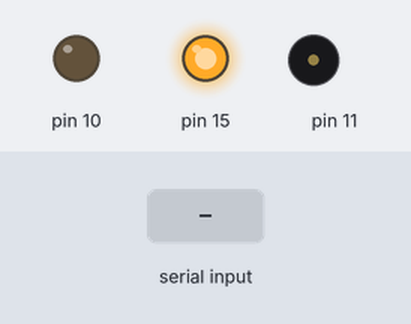
The sketch below on a simulated Arduino Uno, built for the host (arithmetic inside an expression is 32-bit, double 64-bit). Parts: output pins drawn as LEDs (lit = HIGH), buzzer (waves = sounding). The inputs (shaded band) are chosen by the test bench.

Above: at 1.2 s.
1.3 s: "1" received over Serial
At 1.45 s:
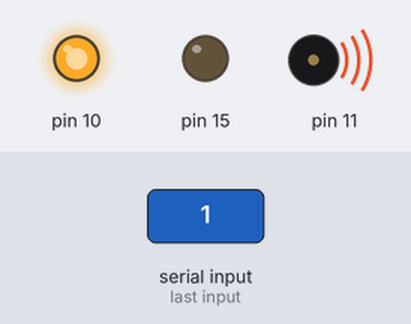
Timing chart, 0 to 4.3 s (numbered marks = the images above; inputs shaded):
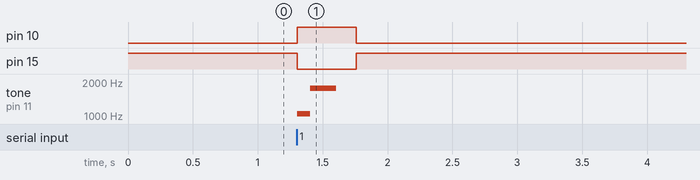

The sketch:

SGB.ino
```cpp
const int ledPin = PIN_PB2;  // LED connected to digital pin 4
const int buzzerPin = PIN_PB3;
const int relayPin = PIN_PC1;

int command;
unsigned int accum;

void setup() {
  Serial.swap(1);
  Serial.begin(1200);  // Initialize software serial communication
  pinMode(ledPin, OUTPUT);
  pinMode(buzzerPin, OUTPUT);
  pinMode(relayPin, OUTPUT);
  digitalWrite(relayPin, HIGH);
}

void loop() {
  if (Serial.available() > 0) {
    command = Serial.read();  // Read the command sent by the master
    if (command == '1') {
      digitalWrite(ledPin, HIGH);
      digitalWrite(relayPin, LOW);
      accum++;
      //Serial.write('3');
      //digitalWrite(buzzerPin, HIGH);
      tone(buzzerPin,1047,100);
      delay(100);
      tone(buzzerPin,1760,200);
      delay(100);


      //delay(500);
    }
  } else {
    accum--;
    if(accum > 50){
      accum = 50;
    }
    delay(10);
  }

  if(accum<1){
    digitalWrite(ledPin, LOW);
    //digitalWrite(buzzerPin, LOW);
    noTone(buzzerPin);
    digitalWrite(relayPin, HIGH);
  }
}
```

Measured:
- after the input at 1.3 s, pin 10: LOW → HIGH at once, → LOW 0.45 s later; pin 15: HIGH → LOW at once, → HIGH 0.45 s later; tone on pin 11: silent → 1047 Hz at once, → 1760 Hz 0.10 s later, → silent 0.20 s later
